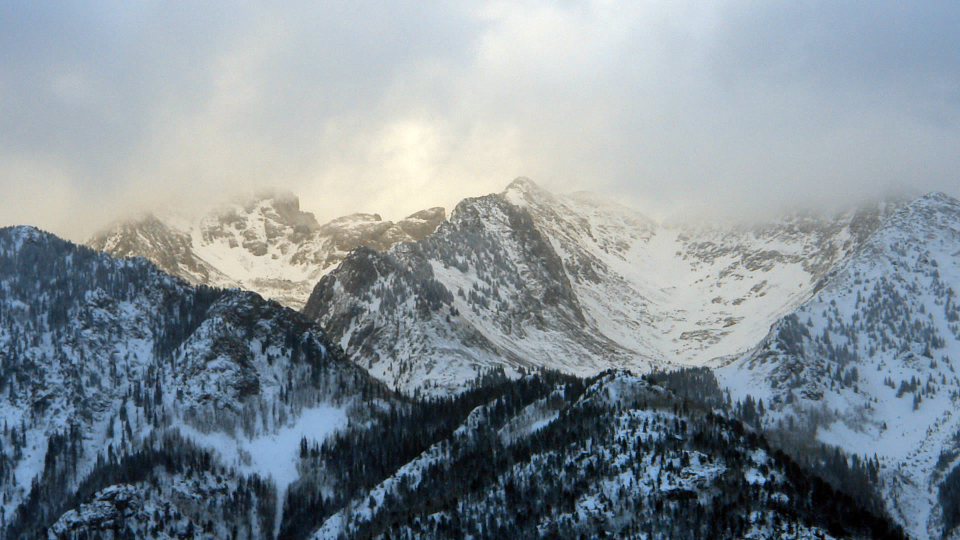
//> input picture munte.jpg, 1920 x 1080 px (shown at 1/2 size)
$ ./ssim-cpp-optimizat-tuple munte.jpg munte.jpg   (built with g++ and OpenCV 4)
//> lines starting //> are read from the running program, lines starting //| are printed output that depends on the picture
//> further down, img1_temp_bobo is the input picture: 1080 rows x 1920 cols, CV_8UC3; mean B, G, R 152, 144.4, 133.2
#include <cv.h>
#include <highgui.h>
#include <fstream>
#include <vector>
#include <string>
#include <iostream>
#include <algorithm>
#include <iterator>
#include <armadillo>
#include <opencv2/core/core.hpp>
#include <opencv2/highgui/highgui.hpp>
#include <opencv2/opencv.hpp>
#include <opencv2/imgproc/imgproc.hpp>
#include <stdlib.h>
#include <stdio.h>
#include <sys/resource.h>
#include <tuple>
using namespace std;
using namespace cv;
using namespace arma;

//tuple<int, int, int, int> divide(int dividend, int divisor, int divident1, int divisor1)
//{
//    return  make_tuple(dividend , divisor, divident1, divisor1);
//}

//Scalar getMSSIM( /*const*/ cv::Mat img1_temp, /*const*/ cv::Mat img2_temp);
//Scalar getMSSIM1( /*const*/ cv::Mat img1_temp, /*const*/ cv::Mat img2_temp);

//Scalar getMSSIM( cv::Mat img1_temp, cv::Mat img2_temp);
//Scalar getMSSIM1( cv::Mat img1_temp, cv::Mat img2_temp, cv::Mat &img1_extern, cv::Mat &img1_sq_extern, cv::Mat &mu1_extern, cv::Mat &mu1_sq_extern, cv::Mat &sigma1_sq_extern);
//Scalar getMSSIM2( cv::Mat img1, cv::Mat img2_temp, cv::Mat img1_sq_extern, cv::Mat mu1_extern, cv::Mat mu1_sq_extern, cv::Mat sigma1_sq_extern);


std::tuple < cv::Scalar, cv::Mat, cv::Mat > getMSSIM(cv::Scalar index_scalar, cv::Mat img1_temp, cv::Mat img2_temp)
	{
//> called with index_scalar = Scalar(0)

	double C1 = 6.5025, C2 = 58.5225, C3 = 0.00000681;

	cv::Mat kernel = (Mat_<float>(1,11) <<  0.00102818599752740, 0.00759732401586496, 0.03599397767545871, 0.10934004978399577, 0.21296533701490150, 0.26596152026762182, 0.21296533701490150, 0.10934004978399577, 0.03599397767545871, 0.00759732401586496, 0.00102818599752740);
	cv::Mat kernel1 = (Mat_<float>(11,1) <<  0.00102818599752740, 0.00759732401586496, 0.03599397767545871, 0.10934004978399577, 0.21296533701490150, 0.26596152026762182, 0.21296533701490150, 0.10934004978399577, 0.03599397767545871, 0.00759732401586496, 0.00102818599752740);

	Point anchor;
	anchor = Point( -1, -1 );
	double delta = 0;

	int x=img2_temp.rows, y=img2_temp.cols;
//> x = 1080; y = 1920
	std::cout<<x<<" "<<y<<endl;
//| 1080 1920
	int nChan=img1_temp.channels()-2/*, d=CV_32FC1*/;
//> nChan = 1

	cv::Mat img1_1 = cv::Mat( Size(x,y), CV_32FC3);
	cv::Mat img2_2 = cv::Mat( Size(x,y), CV_32FC3);
	cv::Mat img1_1_1 = cv::Mat( Size(x,y), CV_32FC3);
	cv::Mat img2_2_2 = cv::Mat( Size(x,y), CV_32FC3);

	img1_temp.convertTo(img1_1, CV_32FC1);
	img2_temp.convertTo(img2_2, CV_32FC1);

	cvtColor(img1_1, img1_1_1, CV_BGR2GRAY, 1);
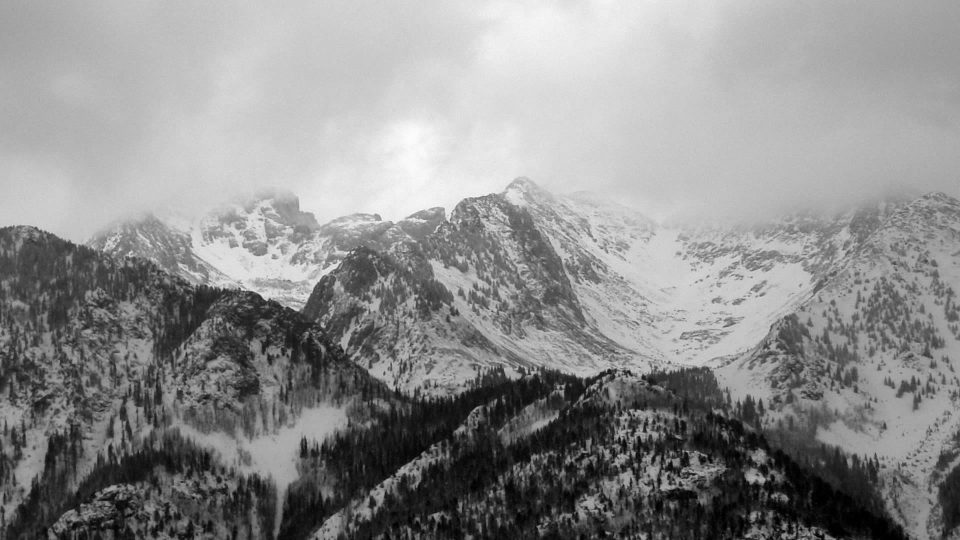
//> img1_1_1: 1080 rows x 1920 cols, CV_32FC1 (shown at 1/2 size); min 0, max 252.7, mean 141.9
        cvtColor(img2_2, img2_2_2, CV_BGR2GRAY, 1);

	add( img1_1_1, Scalar(C3), img1_1_1 );
	add( img2_2_2, Scalar(C3), img2_2_2 );

	cv::Mat img1_sq = cv::Mat( Size(x,y), CV_32FC1);
	cv::Mat img2_sq = cv::Mat( Size(x,y), CV_32FC1);
	cv::Mat img1_img2 = cv::Mat( Size(x,y), CV_32FC1);

	cv::Mat img1_1_1_trans = cv::Mat( Size(y,x), CV_32FC1);
	cv::Mat img2_2_2_trans = cv::Mat( Size(y,x), CV_32FC1);

	transpose(img1_1_1, img1_1_1_trans);
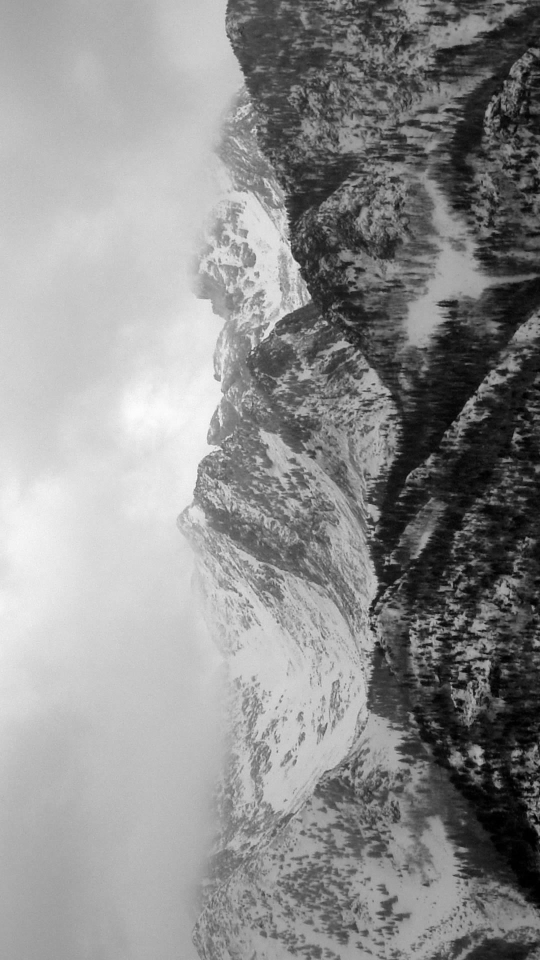
//> img1_1_1_trans: 1920 rows x 1080 cols, CV_32FC1 (shown at 1/2 size); min 6.81e-06, max 252.7, mean 141.9
	transpose(img2_2_2, img2_2_2_trans);
//> (the run ends here: the program needs code that is not available in this run, at `arma::fmat imagine1_arma(img1_1_1_trans.ptr<float>(), img1_temp.rows, ..`)
